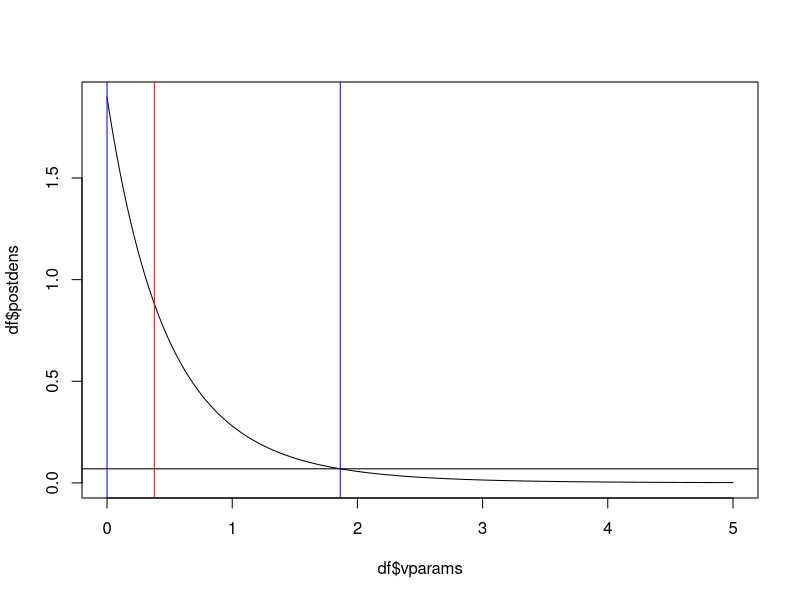

R code for this plot:
# Berger 2
require(dplyr)
require(ggplot2)
require(ggthemes)
x <- c(-4.0, -5.5, -7.5, -4.5, -3.0)
p <- seq(0,5,1/1000)

CauchyHPD <- function(x, # vector of samples 
                      p, # vector of possible parameter values
                      alpha = 0.95, # HPD interval value
                      tol = 0.0001) { # level of tolerance for exact HPD interval
  
  cauchydens <- function(x,p){
    
    cauchydist <- function(x,p) {
      H = vector(mode = "numeric",length = length(x))
      for(i in 1:length(x)){
        H[i] = (1+(x[i] - p)^2)^(-1)
      }
      return(prod(H))
    }
    dens = function(p) vapply(p,cauchydist,min(p), x = x)
    c = (integrate(dens, 0, Inf)$value)^(-1)
    data.frame(vparams = p, postdens = c*dens(p))
  }
  
  df = cauchydens(x,p)
  
  cumdist = cumsum(df$postdens)*diff(df$vparams)[1]
  post_median = which.min(abs(cumdist-0.5))
  
  HPDlimits <- function(post_dens) { ## find lower and upper values for which
    ## prob dens is closest to target value
    lower = 1
    upper = which.min(abs(df$postdens[(post_median+1):length(df$postdens)]-post_dens))+post_median
    limits = c(lower,upper)
  }
  
  HPDlimitarea <- function(post_dens) {
    limitints = HPDlimits(post_dens)
    limitarea = sum(df$postdens[limitints[1]:limitints[2]])*diff(df$vparams)[1]
  }
  ## find credible interval
  v2 = seq(0,max(df$postdens),by=tol)
  vals = sapply(v2,HPDlimitarea)
  w = which.min(abs(vals-alpha))
  r = c(df$vparams[HPDlimits(v2[w])])
  names(r) = c("lower","upper")
  #par(mfrow = c(1,2))
  # plot(df$vparams, cumdist, type = 'l')
  # abline(h = 0.5)
  # abline(v = df$vparams[post_median], col = 'red')
  # abline(v = r["upper"], col = 'blue')
  # abline(v = r["lower"], col = 'blue')
  plot(df$vparams, df$postdens, type = 'l')
  abline(v = df$vparams[post_median], col = 'red')
  abline(h = df[HPDlimits(v2[w])[2],"postdens"])
  abline(v = r["upper"], col = 'blue')
  abline(v = r["lower"], col = 'blue')
  return(r)
}

CauchyHPD(x=x,p=p)

# Q2eData <- tbl_df(p) %>%
#   rename(Parameter = value) %>%
#   mutate(Density = c*dens(p))
# 
# Q2eChart <- ggplot(data = Q2eData, aes(x = Parameter, y = Density)) +
#   geom_area() +
#   theme_tufte(base_size = 14)